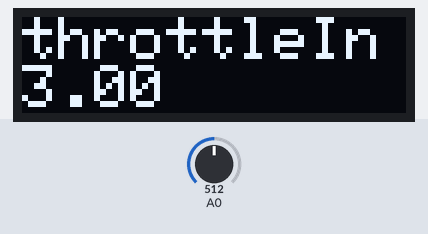
The sketch below on a simulated Arduino Uno, built with avr-gcc and run on an emulated ATmega328P. Parts: 128×32 one-colour display. Inputs (shaded band) come from the test bench; at power-on: A0 = 512. The display library's start-up logo is not drawn.

Above: at 1.2 s.
1.3 s: A0 set to 524
At 1.8 s:
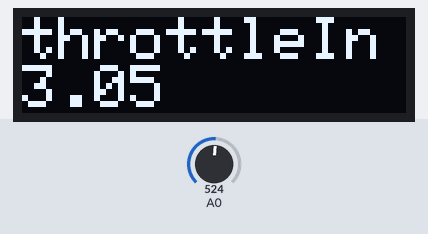
2.8 s: A0 set to 716
At 4.0 s:
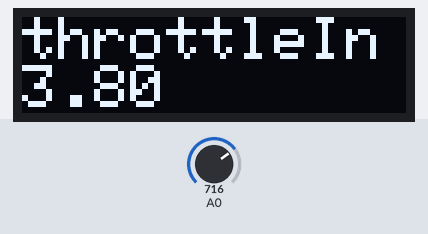
4.3 s: A0 set to 900
At 4.9 s:
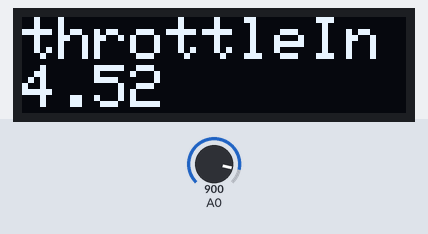
Timing chart, 0 to 7.3 s (numbered marks = the images above; inputs shaded):
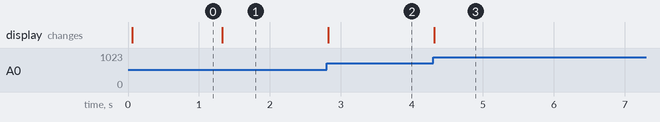

Measured:
- the behaviour switches between 512 and 513 on A0 (found by bisection; images 0 and 1)
- after the input at 1.3 s, the display: changes at once (image 1)
- after the input at 2.8 s, the display: changes at once (image 2)
- after the input at 4.3 s, the display: changes at once (image 3)

The sketch:

Map_pot_to_oled_and_Dac.ino
```cpp
// PROGRESS
// Oled installed single number
// super laggy!!

// #include <SPI.h>                   // This library allows you to communicate with SPI devices
#include <Wire.h>                     // This library allows you to communicate with I2C / TWI devices

// DAC

#include <Adafruit_MCP4725.h>         // this is the library for the DAC
Adafruit_MCP4725 dac;                 // constructor

int throttleIn = A0;                  // sets the pin for Throttle Input, testing with variable resistor
int throttleState = 820;              // create a variable for ThrottleState to be sent to the DAC, 820 is 1.0v (DAC is 0-4095)

// SCREEN

#include <Adafruit_GFX.h>             // Adafruit graphics library
#include <Adafruit_SSD1306.h>         // Adafruit Monochrome OLEDs library based on SSD1306 drivers
#define OLED_RESET 4                  // Reset pin # (or -1 if sharing Arduino reset pin)
Adafruit_SSD1306 display(OLED_RESET); // ? not sure what this is


void setup()
{
  Serial.begin(9600);                   // initialize serial communication at 9600 bits per second:

  // DAC

  dac.begin(0x62);                      // start the dac at it's address

  // DISPLAY

// tried removing some bits below as they were repeated later in the loop, and seems ok

  display.begin(SSD1306_SWITCHCAPVCC, 0x3D);  // initialize with the I2C addr 0x3C (for the 128x32)
  display.display();                          // display the display!
  display.clearDisplay();                     // clear the buffer.
  display.setTextSize(2);                     //
  display.setCursor(0, 0);                    // this is supposed to position the text on screen, but doesn't work for me
  display.setTextColor(WHITE);
}


void loop() {                            // code runs in a loop

  // DAC

  int throttleIn = analogRead(0);                   // read the throttle input
  throttleIn = map(throttleIn, 0, 1023, 820, 4095); // remap the throttle to the range that the DAC is expecting
  dac.setVoltage(throttleIn, false);                // write the throttle output to the DAC, set the store to EEPROM to false

  // DISPLAY

  display.setCursor(0, 0);
  display.print("throttleIn");
  display.println(throttleIn*0.001221001221);
  display.display();                                //you have to tell the display to...display
//  delay(20);
  display.clearDisplay();

}
```
